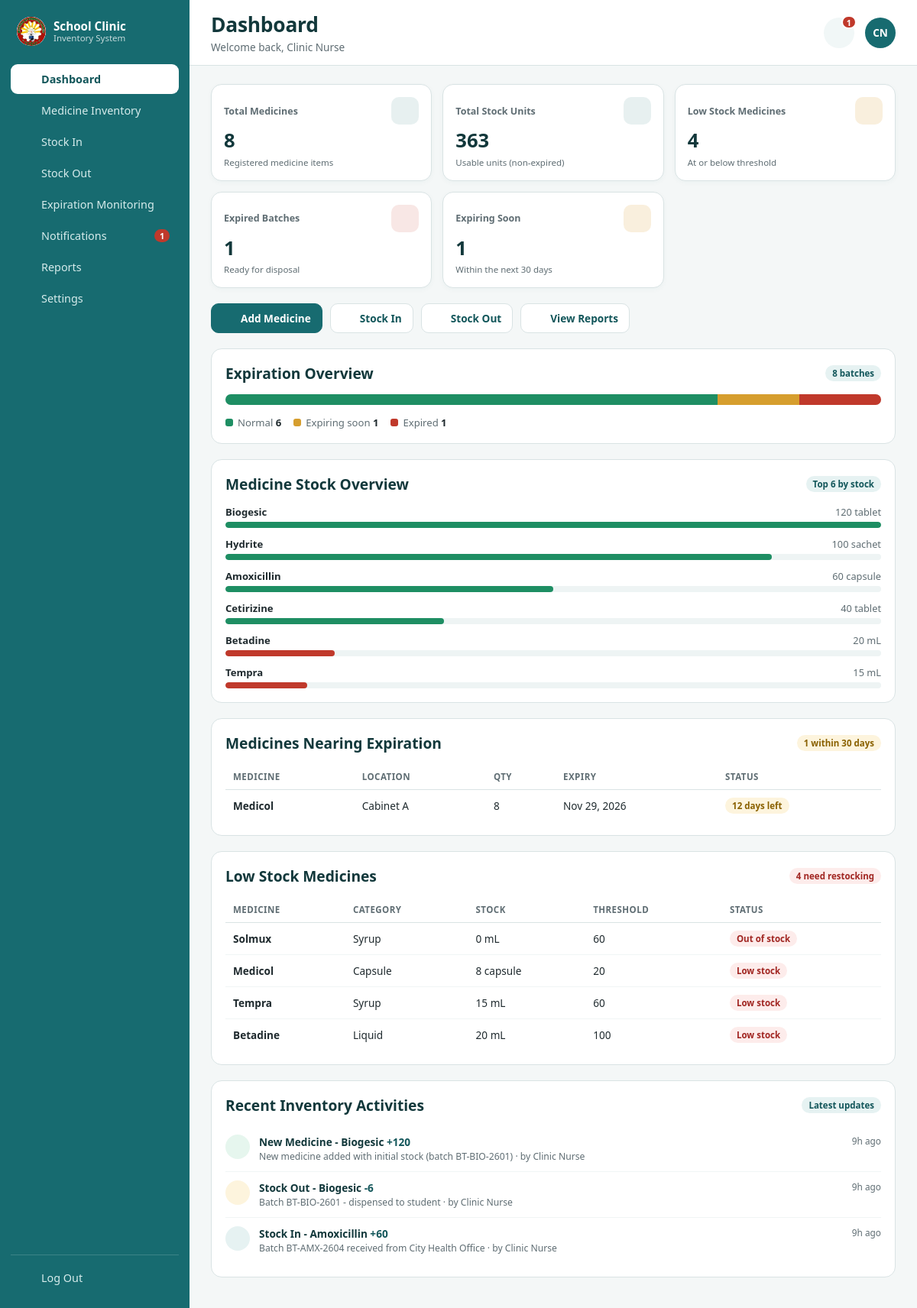
/dashboard.php (signed in), run on the app's committed database.
### tables this page shows
CREATE TABLE IF NOT EXISTS medicines (
  id INT UNSIGNED AUTO_INCREMENT PRIMARY KEY,
  name VARCHAR(150) NOT NULL,
  generic_name VARCHAR(150) NOT NULL DEFAULT '',
  category VARCHAR(80) NOT NULL DEFAULT 'Tablet',
  unit VARCHAR(40) NOT NULL DEFAULT 'tablet',
  location VARCHAR(80) NOT NULL DEFAULT '',
  description VARCHAR(255) NOT NULL DEFAULT '',
  low_stock_threshold INT UNSIGNED NOT NULL DEFAULT 20,
  created_at TIMESTAMP DEFAULT CURRENT_TIMESTAMP,
  updated_at TIMESTAMP DEFAULT CURRENT_TIMESTAMP ON UPDATE CURRENT_TIMESTAMP,
  UNIQUE KEY uniq_med_name (name)
);

CREATE TABLE IF NOT EXISTS medicine_batches (
  id INT UNSIGNED AUTO_INCREMENT PRIMARY KEY,
  medicine_id INT UNSIGNED NOT NULL,
  batch_no VARCHAR(60) NOT NULL,
  quantity INT UNSIGNED NOT NULL DEFAULT 0,
  received_date DATE NOT NULL,
  expiration_date DATE NOT NULL,
  supplier VARCHAR(120) NOT NULL DEFAULT '',
  remarks VARCHAR(255) NOT NULL DEFAULT '',
  created_at TIMESTAMP DEFAULT CURRENT_TIMESTAMP,
  KEY idx_batch_med (medicine_id),
  KEY idx_batch_exp (expiration_date),
  CONSTRAINT fk_batch_med FOREIGN KEY (medicine_id) REFERENCES medicines (id) ON DELETE CASCADE
);

CREATE TABLE IF NOT EXISTS inventory_activities (
  id INT UNSIGNED AUTO_INCREMENT PRIMARY KEY,
  activity_type VARCHAR(30) NOT NULL,
  medicine_id INT UNSIGNED NULL,
  quantity INT NOT NULL DEFAULT 0,
  note VARCHAR(255) NULL,
  performed_by VARCHAR(120) NOT NULL DEFAULT 'Clinic Personnel',
  created_at TIMESTAMP DEFAULT CURRENT_TIMESTAMP,
  KEY idx_activity_created (created_at),
  CONSTRAINT fk_activity_med FOREIGN KEY (medicine_id) REFERENCES medicines (id) ON DELETE SET NULL
);

### dashboard.php (the view, shortened to what the rows shown need)
<?php
require_once __DIR__ . '/includes/session.php';
require_once __DIR__ . '/includes/layout.php';
function time_ago(string $timestamp): string
{
    $diff = time() - strtotime($timestamp);
    if ($diff < 86400) {
        return (int)floor($diff / 3600) . 'h ago';
    }
    return date('M j', strtotime($timestamp));
}
$lowStock = [];
$expiringRows = [];
$stockRows = [];
$maxStock = 1;
$activities = [];
$unread = 0;
try {
    $pdo = get_db_connection();
    $medStmt = $pdo->query(
        'SELECT m.id, m.name, m.category, m.unit, m.low_stock_threshold,
                COALESCE(SUM(CASE WHEN b.expiration_date >= CURDATE() THEN b.quantity ELSE 0 END), 0) AS current_stock
         FROM medicines m
         LEFT JOIN medicine_batches b ON b.medicine_id = m.id
         GROUP BY m.id, m.name, m.category, m.unit, m.low_stock_threshold
         ORDER BY m.name'
    );
    $medicines = $medStmt->fetchAll();
    $lowStock = [];
    foreach ($medicines as $medicine) {
        $stock = (int)$medicine['current_stock'];
        if ($stock <= (int)$medicine['low_stock_threshold']) {
            $lowStock[] = $medicine;
        }
    }
    usort($lowStock, static fn(array $a, array $b): int => (int)$a['current_stock'] <=> (int)$b['current_stock']);
    $expiringRows = $pdo->query(
        'SELECT m.name, m.unit, m.location, b.batch_no, b.quantity, b.expiration_date,
                DATEDIFF(b.expiration_date, CURDATE()) AS days_left
         FROM medicine_batches b
         JOIN medicines m ON m.id = b.medicine_id
         WHERE b.expiration_date >= CURDATE() AND b.expiration_date <= DATE_ADD(CURDATE(), INTERVAL 30 DAY)
         ORDER BY b.expiration_date ASC
         LIMIT 8'
    )->fetchAll();
    $stockRows = $medicines;
    usort($stockRows, static fn(array $a, array $b): int => (int)$b['current_stock'] <=> (int)$a['current_stock']);
    $stockRows = array_slice($stockRows, 0, 6);
    foreach ($stockRows as $row) {
        $maxStock = max($maxStock, (int)$row['current_stock']);
    }
    $activities = $pdo->query(
        'SELECT a.activity_type, a.quantity, a.note, a.performed_by, a.created_at, m.name
         FROM inventory_activities a
         LEFT JOIN medicines m ON m.id = a.medicine_id
         ORDER BY a.created_at DESC
         LIMIT 8'
    )->fetchAll();
    generate_inventory_alerts($pdo);
    $unread = (int)$pdo->query('SELECT COUNT(*) FROM notifications WHERE is_read = 0')->fetchColumn();
} catch (Throwable $exception) {
    error_log('Dashboard error: ' . $exception->getMessage());
    $dbError = 'Unable to load dashboard data right now. Please refresh or try again later.';
}
$fullName = (string)($_SESSION['full_name'] ?? 'Clinic Personnel');
$activityMeta = [
    'stock_in' => ['label' => 'Stock In', 'icon' => 'stock-in', 'class' => 'teal'],
    'stock_out' => ['label' => 'Stock Out', 'icon' => 'stock-out', 'class' => 'yellow'],
    'add_medicine' => ['label' => 'New Medicine', 'icon' => 'plus', 'class' => 'green'],
    'adjustment' => ['label' => 'Adjustment', 'icon' => 'expired', 'class' => 'red'],
    'update_medicine' => ['label' => 'Updated', 'icon' => 'medicine', 'class' => 'teal'],
    'delete_medicine' => ['label' => 'Deleted', 'icon' => 'expired', 'class' => 'red'],
];
render_page_start('Dashboard', 'dashboard', $fullName, $unread);
?>
    <main class="content">
      <div class="grid-2">
        <section class="panel" id="expiration-overview">
          <div class="panel-head">
            <h2>Expiration Overview</h2>
          </div>
        </section>
        <section class="panel" id="stock-overview">
          <div class="panel-head">
            <h2>Medicine Stock Overview</h2>
          </div>
          <?php if (!$stockRows): ?>
            <p class="empty">No medicines found.</p>
          <?php else: ?>
            <div class="stock-list">
              <?php foreach ($stockRows as $row): ?>
                <?php
                  $stock = (int)$row['current_stock'];
                  $isLow = $stock <= (int)$row['low_stock_threshold'];
                  $width = $maxStock > 0 ? max(3, ($stock / $maxStock) * 100) : 0;
                ?>
                <div class="stock-row">
                  <span class="stock-name"><?php echo e($row['name']); ?></span>
                  <span class="stock-qty"><?php echo number_format($stock); ?> <?php echo e($row['unit']); ?></span>
                  <span class="stock-track"><span class="stock-fill <?php echo $isLow ? 'low' : 'ok'; ?>" style="width:<?php echo number_format($width, 1, '.', ''); ?>%"></span></span>
                </div>
              <?php endforeach; ?>
            </div>
          <?php endif; ?>
        </section>
      </div>
      <div class="grid-2">
        <section class="panel" id="expiring-soon">
          <div class="panel-head">
            <h2>Medicines Nearing Expiration</h2>
          </div>
          <div class="table-wrap">
            <table class="data">
              <thead>
                <tr><th>Medicine</th><th>Location</th><th>Qty</th><th>Expiry</th><th>Status</th></tr>
              </thead>
              <tbody>
                <?php if (!$expiringRows): ?>
                  <tr><td colspan="5" class="empty">No batches expiring within 30 days.</td></tr>
                <?php else: ?>
                  <?php foreach ($expiringRows as $row): ?>
                    <?php $days = (int)$row['days_left']; ?>
                    <tr>
                      <td class="strong"><?php echo e($row['name']); ?></td>
                      <td><?php echo $row['location'] !== '' ? e($row['location']) : '<span class="muted">&mdash;</span>'; ?></td>
                      <td><?php echo number_format((int)$row['quantity']); ?></td>
                      <td><?php echo date('M j, Y', strtotime($row['expiration_date'])); ?></td>
                      <td><span class="badge yellow"><?php echo $days === 0 ? 'Expires today' : $days . ' days left'; ?></span></td>
                    </tr>
                  <?php endforeach; ?>
                <?php endif; ?>
              </tbody>
            </table>
          </div>
        </section>
        <section class="panel" id="low-stock">
          <div class="panel-head">
            <h2>Low Stock Medicines</h2>
          </div>
          <div class="table-wrap">
            <table class="data">
              <thead>
                <tr><th>Medicine</th><th>Category</th><th>Stock</th><th>Threshold</th><th>Status</th></tr>
              </thead>
              <tbody>
                <?php if (!$lowStock): ?>
                  <tr><td colspan="5" class="empty">All medicines are above their thresholds.</td></tr>
                <?php else: ?>
                  <?php foreach (array_slice($lowStock, 0, 8) as $row): ?>
                    <?php $stock = (int)$row['current_stock']; ?>
                    <tr>
                      <td class="strong"><?php echo e($row['name']); ?></td>
                      <td><?php echo e($row['category']); ?></td>
                      <td><?php echo number_format($stock) . ' ' . e($row['unit']); ?></td>
                      <td><?php echo number_format((int)$row['low_stock_threshold']); ?></td>
                      <td>
                        <?php if ($stock === 0): ?>
                          <span class="badge red">Out of stock</span>
                        <?php else: ?>
                          <span class="badge red">Low stock</span>
                        <?php endif; ?>
                      </td>
                    </tr>
                  <?php endforeach; ?>
                <?php endif; ?>
              </tbody>
            </table>
          </div>
        </section>
      </div>
      <section class="panel" id="recent-activity">
        <div class="panel-head">
          <h2>Recent Inventory Activities</h2>
        </div>
        <?php if (!$activities): ?>
          <p class="empty">No inventory activities recorded yet.</p>
        <?php else: ?>
          <ul class="activity-list">
            <?php foreach ($activities as $activity): ?>
              <?php
                $type = (string)$activity['activity_type'];
                $meta = $activityMeta[$type] ?? ['label' => ucfirst(str_replace('_', ' ', $type)), 'icon' => 'box', 'class' => 'teal'];
                $qty = (int)$activity['quantity'];
                $qtyLabel = $qty > 0 ? '+' . number_format($qty) : number_format($qty);
              ?>
              <li class="activity">
                <span class="activity-icon <?php echo e($meta['class']); ?>"><?php echo icon($meta['icon']); ?></span>
                <div class="activity-main">
                  <div class="activity-title"><?php echo e($meta['label']); ?><?php echo $activity['name'] ? ' - ' . e($activity['name']) : ''; ?><?php if ($qty !== 0): ?> <span class="qty"><?php echo $qtyLabel; ?></span><?php endif; ?></div>
                  <div class="activity-meta"><?php echo e($activity['note'] ?? ''); ?> &middot; by <?php echo e($activity['performed_by']); ?></div>
                </div>
                <span class="activity-time"><?php echo time_ago((string)$activity['created_at']); ?></span>
              </li>
            <?php endforeach; ?>
          </ul>
        <?php endif; ?>
      </section>
    </main>
<?php render_page_end(); ?>

### includes/layout.php (shortened to what the rows shown need)
<?php
function e(?string $value): string
{
    return htmlspecialchars((string)$value, ENT_QUOTES, 'UTF-8');
}
function icon(string $name): string
{
    $paths = [
        'dashboard' => '<rect x="3" y="3" width="7" height="7" rx="1.5"/><rect x="14" y="3" width="7" height="4" rx="1.5"/><rect x="14" y="10" width="7" height="11" rx="1.5"/><rect x="3" y="13" width="7" height="8" rx="1.5"/>',
        'medicine' => '<rect x="3" y="8" width="18" height="8" rx="4"/><path d="M12 8v8"/>',
        'stock-in' => '<path d="M12 3v10"/><path d="m8 9 4 4 4-4"/><path d="M4 17v3h16v-3"/>',
        'stock-out' => '<path d="M12 14V4"/><path d="m8 8 4-4 4 4"/><path d="M4 17v3h16v-3"/>',
        'clock' => '<circle cx="12" cy="12" r="9"/><path d="M12 7v5l3 2"/>',
        'bell' => '<path d="M18 8a6 6 0 1 0-12 0c0 7-3 9-3 9h18s-3-2-3-9"/><path d="M13.7 21a2 2 0 0 1-3.4 0"/>',
        'reports' => '<path d="M4 20V6M10 20v-8M16 20V9M22 20H2"/>',
        'settings' => '<circle cx="12" cy="12" r="3"/><path d="M12 2v3M12 19v3M2 12h3M19 12h3M4.9 4.9 7 7M17 17l2.1 2.1M19.1 4.9 17 7M7 17l-2.1 2.1"/>',
        'logout' => '<path d="M9 21H5a2 2 0 0 1-2-2V5a2 2 0 0 1 2-2h4"/><path d="m16 17 5-5-5-5"/><path d="M21 12H9"/>',
        'box' => '<path d="M21 8 12 3 3 8v8l9 5 9-5z"/><path d="M3 8l9 5 9-5M12 13v8"/>',
        'alert' => '<path d="M12 9v4M12 17h.01"/><path d="M10.3 3.9 2.4 18a2 2 0 0 0 1.7 3h15.8a2 2 0 0 0 1.7-3L13.7 3.9a2 2 0 0 0-3.4 0z"/>',
        'expired' => '<rect x="3" y="4" width="18" height="17" rx="2"/><path d="M8 2v4M16 2v4M3 10h18"/><path d="m9.5 14.5 5 5M14.5 14.5l-5 5"/>',
        'plus' => '<path d="M12 5v14M5 12h14"/>',
        'search' => '<circle cx="11" cy="11" r="7"/><path d="m20 20-3.5-3.5"/>',
        'back' => '<path d="M19 12H5"/><path d="m12 19-7-7 7-7"/>',
    ];
    return '<svg viewBox="0 0 24 24" fill="none" stroke="currentColor" stroke-width="1.8" stroke-linecap="round" stroke-linejoin="round" aria-hidden="true">' . ($paths[$name] ?? '') . '</svg>';
}
function generate_inventory_alerts(PDO $pdo): void
{
    $lowStock = $pdo->query(
        'SELECT m.name, m.low_stock_threshold,
                COALESCE(SUM(CASE WHEN b.expiration_date >= CURDATE() THEN b.quantity ELSE 0 END), 0) AS usable
         FROM medicines m
         LEFT JOIN medicine_batches b ON b.medicine_id = m.id
         GROUP BY m.id, m.name, m.low_stock_threshold
         HAVING usable <= m.low_stock_threshold'
    )->fetchAll();
}
function render_page_start(string $pageTitle, string $activeNav, string $welcomeName, int $unread, ?string $subtitle = null): void
{
    $navItems = [
        'dashboard' => ['label' => 'Dashboard', 'href' => 'dashboard.php', 'icon' => 'dashboard'],
        'inventory' => ['label' => 'Medicine Inventory', 'href' => 'medicine-inventory.php', 'icon' => 'medicine'],
        'stock-in' => ['label' => 'Stock In', 'href' => 'stock-in.php', 'icon' => 'stock-in'],
        'stock-out' => ['label' => 'Stock Out', 'href' => 'stock-out.php', 'icon' => 'stock-out'],
        'expiration' => ['label' => 'Expiration Monitoring', 'href' => 'expiration.php', 'icon' => 'clock'],
        'notifications' => ['label' => 'Notifications', 'href' => 'notifications.php', 'icon' => 'bell'],
        'reports' => ['label' => 'Reports', 'href' => 'reports.php', 'icon' => 'reports'],
        'settings' => ['label' => 'Settings', 'href' => 'settings.php', 'icon' => 'settings'],
    ];
    ?>
<!DOCTYPE html>
<html lang="en">
<head>
  <link rel="stylesheet" href="assets/css/style.css">
  <link rel="stylesheet" href="assets/css/dashboard.css">
</head>
<body class="app">
      <?php foreach ($navItems as $key => $item): ?>
          <?php echo icon($item['icon']); ?><span><?php echo e($item['label']); ?></span>
      <?php endforeach; ?>
  <div class="app-body">
    <header class="topbar">
      <div class="topbar-left">
        <div class="topbar-title">
          <h1><?php echo e($pageTitle); ?></h1>
        </div>
      </div>
    </header>
<?php
}
function render_page_end(): void
{
    ?>
  </div>
</body>
</html>
<?php
}

### data on the page
medicines: name "Biogesic", stock "120", unit "tablet", low_stock_threshold 20 (drawn)
medicines: name "Hydrite", stock "100", unit "sachet", low_stock_threshold 30 (drawn)
medicines: name "Amoxicillin", stock "60", unit "capsule", low_stock_threshold 20 (drawn)
medicines: name "Cetirizine", stock "40", unit "tablet", low_stock_threshold 20 (drawn)
medicines: name "Betadine", stock "20", unit "mL", category "Liquid", low_stock_threshold "100", shows "Low stock"
medicines: name "Tempra", stock "15", unit "mL", category "Syrup", low_stock_threshold "60", shows "Low stock"
medicine_batches: medicine.name "Medicol", medicine.location "Cabinet A", quantity "8", expiration_date "Nov 29, 2026", days "12"
medicines: name "Solmux", category "Syrup", stock "0", unit "mL", low_stock_threshold "60", shows "Out of stock"
medicines: name "Medicol", category "Capsule", stock "8", unit "capsule", low_stock_threshold "20", shows "Low stock"
inventory_activities: activity_type "New Medicine", medicine.name "Biogesic", quantity "+120", note "New medicine added with initial stock (batch BT-BIO-2601)", performed_by "Clinic Nurse", created_at "9h ago"
inventory_activities: activity_type "Stock Out", medicine.name "Biogesic", quantity "-6", note "Batch BT-BIO-2601 - dispensed to student", performed_by "Clinic Nurse", created_at "9h ago"
inventory_activities: activity_type "Stock In", medicine.name "Amoxicillin", quantity "+60", note "Batch BT-AMX-2604 received from City Health Office", performed_by "Clinic Nurse", created_at "9h ago"

### other printed values
$item['label'] "Dashboard"
$item['label'] "Medicine Inventory"
$item['label'] "Stock In"
$item['label'] "Stock Out"
$item['label'] "Expiration Monitoring"
$item['label'] "Notifications"
$unread "1"
$item['label'] "Reports"
$item['label'] "Settings"
$pageTitle "Dashboard"
$subtitle "Welcome back, Clinic Nurse"
$identity['initials'] "CN"
$totalMedicines "8"
$totalUnits "363"
count($lowStock) "4"
